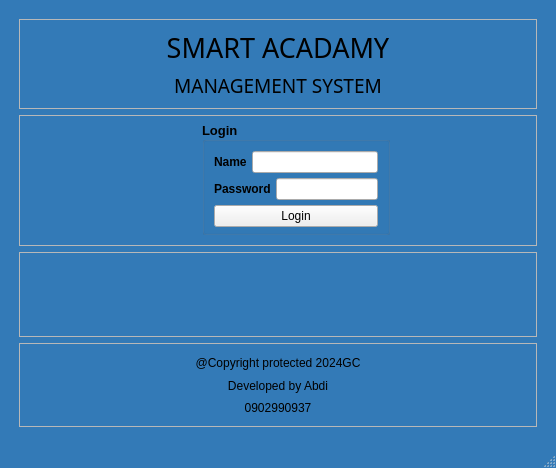
<?xml version="1.0" encoding="UTF-8"?>
<ui version="4.0">
 <class>LoginScreen</class>
 <widget class="QMainWindow" name="LoginScreen">
  <property name="geometry">
   <rect>
    <x>0</x>
    <y>0</y>
    <width>556</width>
    <height>468</height>
   </rect>
  </property>
  <property name="windowTitle">
   <string>LoginScreen</string>
  </property>
  <property name="styleSheet">
   <string notr="true">#LoginScreen {
background-color:#337ab7;
}</string>
  </property>
  <widget class="QWidget" name="centralwidget">
   <layout class="QGridLayout" name="gridLayout_5">
    <item row="0" column="0">
     <layout class="QGridLayout" name="gridLayout_4">
      <property name="leftMargin">
       <number>10</number>
      </property>
      <property name="topMargin">
       <number>10</number>
      </property>
      <property name="rightMargin">
       <number>10</number>
      </property>
      <property name="bottomMargin">
       <number>10</number>
      </property>
      <item row="0" column="0">
       <widget class="QFrame" name="frame">
        <property name="frameShape">
         <enum>QFrame::Shape::StyledPanel</enum>
        </property>
        <property name="frameShadow">
         <enum>QFrame::Shadow::Raised</enum>
        </property>
        <layout class="QGridLayout" name="gridLayout_6">
         <item row="0" column="0">
          <layout class="QVBoxLayout" name="verticalLayout_2">
           <item>
            <widget class="QLabel" name="label">
             <property name="font">
              <font>
               <family>Algerian</family>
               <pointsize>20</pointsize>
               <bold>false</bold>
              </font>
             </property>
             <property name="text">
              <string>SMART ACADAMY</string>
             </property>
             <property name="alignment">
              <set>Qt::AlignmentFlag::AlignCenter</set>
             </property>
            </widget>
           </item>
           <item>
            <widget class="QLabel" name="label_2">
             <property name="font">
              <font>
               <family>Sitka Small</family>
               <pointsize>14</pointsize>
              </font>
             </property>
             <property name="text">
              <string>MANAGEMENT SYSTEM</string>
             </property>
             <property name="alignment">
              <set>Qt::AlignmentFlag::AlignCenter</set>
             </property>
            </widget>
           </item>
          </layout>
         </item>
        </layout>
       </widget>
      </item>
      <item row="1" column="0">
       <widget class="QFrame" name="frame_3">
        <property name="frameShape">
         <enum>QFrame::Shape::StyledPanel</enum>
        </property>
        <property name="frameShadow">
         <enum>QFrame::Shadow::Raised</enum>
        </property>
        <layout class="QGridLayout" name="gridLayout_3">
         <property name="topMargin">
          <number>5</number>
         </property>
         <property name="rightMargin">
          <number>5</number>
         </property>
         <property name="bottomMargin">
          <number>10</number>
         </property>
         <property name="spacing">
          <number>6</number>
         </property>
         <item row="0" column="1">
          <widget class="QGroupBox" name="groupBox">
           <property name="font">
            <font>
             <pointsize>10</pointsize>
             <bold>true</bold>
            </font>
           </property>
           <property name="title">
            <string>Login</string>
           </property>
           <property name="alignment">
            <set>Qt::AlignmentFlag::AlignLeading|Qt::AlignmentFlag::AlignLeft|Qt::AlignmentFlag::AlignVCenter</set>
           </property>
           <layout class="QGridLayout" name="gridLayout" rowstretch="0" columnstretch="0">
            <property name="leftMargin">
             <number>9</number>
            </property>
            <property name="topMargin">
             <number>9</number>
            </property>
            <property name="rightMargin">
             <number>9</number>
            </property>
            <property name="bottomMargin">
             <number>5</number>
            </property>
            <property name="spacing">
             <number>5</number>
            </property>
            <item row="0" column="0">
             <layout class="QVBoxLayout" name="verticalLayout">
              <item>
               <layout class="QHBoxLayout" name="horizontalLayout">
                <item>
                 <widget class="QLabel" name="label_6">
                  <property name="font">
                   <font>
                    <bold>true</bold>
                   </font>
                  </property>
                  <property name="text">
                   <string>Name</string>
                  </property>
                 </widget>
                </item>
                <item>
                 <widget class="QLineEdit" name="usernameLineEdit"/>
                </item>
               </layout>
              </item>
              <item>
               <layout class="QHBoxLayout" name="horizontalLayout_2">
                <item>
                 <widget class="QLabel" name="label_7">
                  <property name="font">
                   <font>
                    <bold>true</bold>
                   </font>
                  </property>
                  <property name="text">
                   <string>Password</string>
                  </property>
                 </widget>
                </item>
                <item>
                 <widget class="QLineEdit" name="passwordLineEdit">
                  <property name="echoMode">
                   <enum>QLineEdit::EchoMode::Password</enum>
                  </property>
                  <property name="placeholderText">
                   <string/>
                  </property>
                  <property name="cursorMoveStyle">
                   <enum>Qt::CursorMoveStyle::LogicalMoveStyle</enum>
                  </property>
                 </widget>
                </item>
               </layout>
              </item>
              <item>
               <widget class="QPushButton" name="loginpushButton">
                <property name="text">
                 <string>Login</string>
                </property>
               </widget>
              </item>
             </layout>
            </item>
           </layout>
          </widget>
         </item>
         <item row="0" column="0">
          <spacer name="horizontalSpacer">
           <property name="orientation">
            <enum>Qt::Orientation::Horizontal</enum>
           </property>
           <property name="sizeType">
            <enum>QSizePolicy::Policy::Preferred</enum>
           </property>
           <property name="sizeHint" stdset="0">
            <size>
             <width>178</width>
             <height>20</height>
            </size>
           </property>
          </spacer>
         </item>
         <item row="0" column="2">
          <spacer name="horizontalSpacer_2">
           <property name="orientation">
            <enum>Qt::Orientation::Horizontal</enum>
           </property>
           <property name="sizeType">
            <enum>QSizePolicy::Policy::Maximum</enum>
           </property>
           <property name="sizeHint" stdset="0">
            <size>
             <width>146</width>
             <height>19</height>
            </size>
           </property>
          </spacer>
         </item>
        </layout>
       </widget>
      </item>
      <item row="2" column="0">
       <widget class="QFrame" name="frame_4">
        <property name="frameShape">
         <enum>QFrame::Shape::StyledPanel</enum>
        </property>
        <property name="frameShadow">
         <enum>QFrame::Shadow::Raised</enum>
        </property>
        <property name="lineWidth">
         <number>1</number>
        </property>
       </widget>
      </item>
      <item row="3" column="0">
       <widget class="QFrame" name="frame_2">
        <property name="frameShape">
         <enum>QFrame::Shape::StyledPanel</enum>
        </property>
        <property name="frameShadow">
         <enum>QFrame::Shadow::Raised</enum>
        </property>
        <layout class="QGridLayout" name="gridLayout_2">
         <property name="leftMargin">
          <number>10</number>
         </property>
         <property name="topMargin">
          <number>10</number>
         </property>
         <property name="rightMargin">
          <number>10</number>
         </property>
         <property name="horizontalSpacing">
          <number>10</number>
         </property>
         <property name="verticalSpacing">
          <number>5</number>
         </property>
         <item row="1" column="0">
          <widget class="QLabel" name="label_4">
           <property name="text">
            <string>Developed by Abdi</string>
           </property>
           <property name="alignment">
            <set>Qt::AlignmentFlag::AlignCenter</set>
           </property>
          </widget>
         </item>
         <item row="0" column="0">
          <widget class="QLabel" name="label_3">
           <property name="text">
            <string>@Copyright protected 2024GC</string>
           </property>
           <property name="alignment">
            <set>Qt::AlignmentFlag::AlignCenter</set>
           </property>
          </widget>
         </item>
         <item row="2" column="0">
          <widget class="QLabel" name="label_5">
           <property name="text">
            <string>0902990937</string>
           </property>
           <property name="alignment">
            <set>Qt::AlignmentFlag::AlignCenter</set>
           </property>
          </widget>
         </item>
        </layout>
       </widget>
      </item>
     </layout>
    </item>
   </layout>
  </widget>
  <widget class="QMenuBar" name="menubar">
   <property name="geometry">
    <rect>
     <x>0</x>
     <y>0</y>
     <width>556</width>
     <height>21</height>
    </rect>
   </property>
  </widget>
  <widget class="QStatusBar" name="statusbar"/>
 </widget>
 <resources/>
 <connections/>
</ui>
